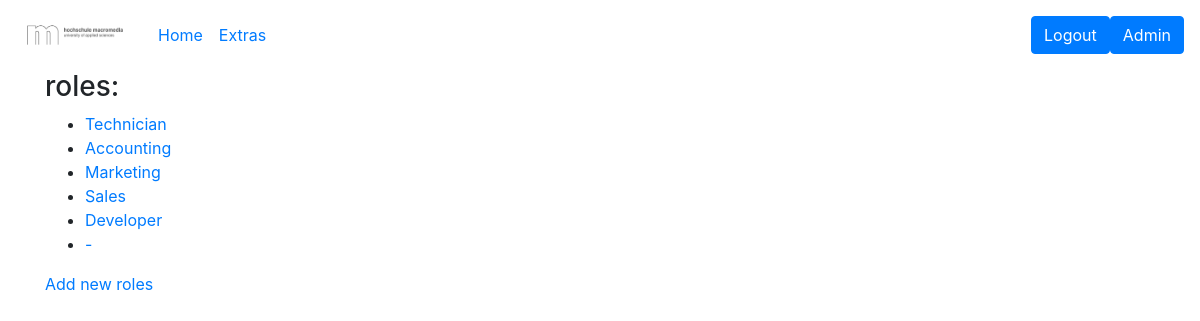
Screenshot of /ob_app/roles/list (signed in) with the database file from the repository.
### ob_app/models.py (models this page shows)
class Role(models.Model):
    roleID = models.AutoField(primary_key=True)
    rolename = models.CharField(max_length=100)
    def __str__(self):
        return self.rolename

### ob_app/views.py (the view)
# urls.py: path('roles/list', RoleListView.as_view(), name='roles-list'),
class RoleListView(UserIsAuthenticatedMixin, ListView):
    model = Role
    template_name = 'ob_app/roles/list.html'
    context_object_name = 'roles'

### ob_app/templatetags/search.py (called while the page is built)
@register.filter
def search(value):
    pattern = "(\/login\/\?next\=)(.*?$)"
    if re.search(pattern, value):
        return True

### ob_app/views.py (called while the page is built)
    def test_func(self):
        return self.request.user.is_authenticated

### templates/ob_app/roles/list.html
{% extends "ob_app/base.html" %}
{% load crispy_forms_tags %}
{% block content %}
<h3>roles:</h3>
<ul>
{% for role in roles %}
        <li><a href="{% url 'roles-details' role.pk %}">{{role}}</a></li>
{% endfor %}
</ul>
<a href="{%  url 'roles-create' %}">Add new roles</a>
{% load static %}  <script src="{% static 'js/forms.js' %}"></script> {% endblock content %}

### rows the page displays
Role: rolename "Technician"
Role: rolename "Accounting"
Role: rolename "Marketing"
Role: rolename "Sales"
Role: rolename "Developer"
Role: rolename "-"
